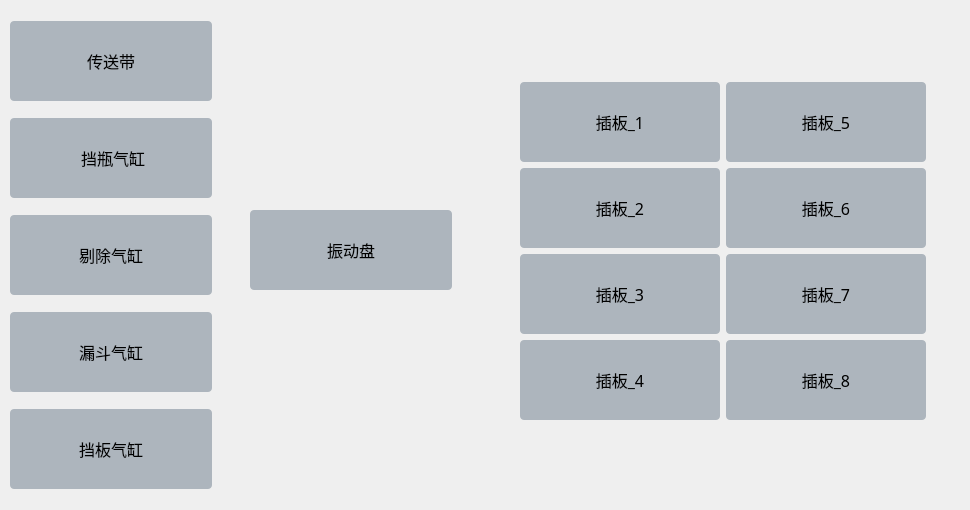
     <widget class="QWidget" name="tab">
      <attribute name="title">
       <string>手动控制</string>
      </attribute>
      <widget class="QWidget" name="layoutWidget">
       <property name="geometry">
        <rect>
         <x>10</x>
         <y>10</y>
         <width>202</width>
         <height>491</height>
        </rect>
       </property>
       <layout class="QVBoxLayout" name="verticalLayout">
        <item>
         <widget class="QPushButton" name="beltBtn">
          <property name="font">
           <font>
            <family>微软雅黑</family>
            <pointsize>12</pointsize>
           </font>
          </property>
          <property name="styleSheet">
           <string notr="true">QPushButton#beltBtn{
	min-width: 200px;
	min-height: 80px;
	background: #adb5bd;
	border-radius: 4px;
}

QPushButton#beltBtn:hover{	
	background-color: gray;
}

QPushButton#beltBtn::checked{	
	background-color: #4dabf7;
}
</string>
          </property>
          <property name="text">
           <string>传送带</string>
          </property>
          <property name="checkable">
           <bool>true</bool>
          </property>
         </widget>
        </item>
        <item>
         <widget class="QPushButton" name="blockBtn">
          <property name="font">
           <font>
            <family>微软雅黑</family>
            <pointsize>12</pointsize>
           </font>
          </property>
          <property name="styleSheet">
           <string notr="true">QPushButton#blockBtn{
	min-width: 200px;
	min-height: 80px;
	background: #adb5bd;
	border-radius: 4px;
}

QPushButton#blockBtn:hover{	
	background-color: gray;
}
QPushButton#blockBtn::checked{	
	background-color: #4dabf7;
}</string>
          </property>
          <property name="text">
           <string> 挡瓶气缸</string>
          </property>
          <property name="checkable">
           <bool>true</bool>
          </property>
         </widget>
        </item>
        <item>
         <widget class="QPushButton" name="removeBtn">
          <property name="font">
           <font>
            <family>微软雅黑</family>
            <pointsize>12</pointsize>
           </font>
          </property>
          <property name="styleSheet">
           <string notr="true">QPushButton#removeBtn{
	min-width: 200px;
	min-height: 80px;
	background: #adb5bd;
	border-radius: 4px;
}

QPushButton#removeBtn:hover{	
	background-color: gray;
}
QPushButton#removeBtn::checked{	
	background-color: #4dabf7;
}</string>
          </property>
          <property name="text">
           <string>剔除气缸</string>
          </property>
          <property name="checkable">
           <bool>true</bool>
          </property>
         </widget>
        </item>
        <item>
         <widget class="QPushButton" name="funnelBtn">
          <property name="font">
           <font>
            <family>微软雅黑</family>
            <pointsize>12</pointsize>
           </font>
          </property>
          <property name="styleSheet">
           <string notr="true">QPushButton#funnelBtn{
	min-width: 200px;
	min-height: 80px;
	background: #adb5bd;
	border-radius: 4px;
}

QPushButton#funnelBtn:hover{	
	background-color: gray;
}
QPushButton#funnelBtn::checked{	
	background-color: #4dabf7;
}</string>
          </property>
          <property name="text">
           <string>漏斗气缸</string>
          </property>
          <property name="checkable">
           <bool>true</bool>
          </property>
         </widget>
        </item>
        <item>
         <widget class="QPushButton" name="bufferBtn">
          <property name="font">
           <font>
            <family>微软雅黑</family>
            <pointsize>12</pointsize>
           </font>
          </property>
          <property name="styleSheet">
           <string notr="true">QPushButton#bufferBtn{
	min-width: 200px;
	min-height: 80px;
	background: #adb5bd;
	border-radius: 4px;
}

QPushButton#bufferBtn:hover{	
	background-color: gray;
}
QPushButton#bufferBtn::checked{	
	background-color: #4dabf7;
}</string>
          </property>
          <property name="text">
           <string>挡板气缸</string>
          </property>
          <property name="checkable">
           <bool>true</bool>
          </property>
         </widget>
        </item>
       </layout>
      </widget>
      <widget class="QWidget" name="layoutWidget">
       <property name="geometry">
        <rect>
         <x>480</x>
         <y>0</y>
         <width>481</width>
         <height>501</height>
        </rect>
       </property>
       <layout class="QFormLayout" name="formLayout">
        <property name="fieldGrowthPolicy">
         <enum>QFormLayout::FieldsStayAtSizeHint</enum>
        </property>
        <property name="labelAlignment">
         <set>Qt::AlignCenter</set>
        </property>
        <property name="formAlignment">
         <set>Qt::AlignCenter</set>
        </property>
        <item row="0" column="0">
         <widget class="QPushButton" name="bufferBtn_1">
          <property name="font">
           <font>
            <family>微软雅黑</family>
            <pointsize>12</pointsize>
           </font>
          </property>
          <property name="styleSheet">
           <string notr="true">QPushButton#bufferBtn_1{
	min-width: 200px;
	min-height: 80px;
	background: #adb5bd;
	border-radius: 4px;
}

QPushButton#bufferBtn_1:hover{	
	background-color: gray;
}
QPushButton#bufferBtn_1::checked{	
	background-color: #4dabf7;
}</string>
          </property>
          <property name="text">
           <string>插板_1</string>
          </property>
          <property name="checkable">
           <bool>true</bool>
          </property>
         </widget>
        </item>
        <item row="0" column="1">
         <widget class="QPushButton" name="bufferBtn_5">
          <property name="font">
           <font>
            <family>微软雅黑</family>
            <pointsize>12</pointsize>
           </font>
          </property>
          <property name="styleSheet">
           <string notr="true">QPushButton#bufferBtn_5{
	min-width: 200px;
	min-height: 80px;
	background: #adb5bd;
	border-radius: 4px;
}

QPushButton#bufferBtn_5:hover{	
	background-color: gray;
}
QPushButton#bufferBtn_5::checked{	
	background-color: #4dabf7;
}</string>
          </property>
          <property name="text">
           <string>插板_5</string>
          </property>
          <property name="checkable">
           <bool>true</bool>
          </property>
         </widget>
        </item>
        <item row="1" column="0">
         <widget class="QPushButton" name="bufferBtn_2">
          <property name="font">
           <font>
            <family>微软雅黑</family>
            <pointsize>12</pointsize>
           </font>
          </property>
          <property name="styleSheet">
           <string notr="true">QPushButton#bufferBtn_2{
	min-width: 200px;
	min-height: 80px;
	background: #adb5bd;
	border-radius: 4px;
}

QPushButton#bufferBtn_2:hover{	
	background-color: gray;
}
QPushButton#bufferBtn_2::checked{	
	background-color: #4dabf7;
}</string>
          </property>
          <property name="text">
           <string>插板_2</string>
          </property>
          <property name="checkable">
           <bool>true</bool>
          </property>
         </widget>
        </item>
        <item row="1" column="1">
         <widget class="QPushButton" name="bufferBtn_6">
          <property name="font">
           <font>
            <family>微软雅黑</family>
            <pointsize>12</pointsize>
           </font>
          </property>
          <property name="styleSheet">
           <string notr="true">QPushButton#bufferBtn_6{
	min-width: 200px;
	min-height: 80px;
	background: #adb5bd;
	border-radius: 4px;
}

QPushButton#bufferBtn_6:hover{	
	background-color: gray;
}
QPushButton#bufferBtn_6::checked{	
	background-color: #4dabf7;
}</string>
          </property>
          <property name="text">
           <string>插板_6</string>
          </property>
          <property name="checkable">
           <bool>true</bool>
          </property>
         </widget>
        </item>
        <item row="2" column="0">
         <widget class="QPushButton" name="bufferBtn_3">
          <property name="font">
           <font>
            <family>微软雅黑</family>
            <pointsize>12</pointsize>
           </font>
          </property>
          <property name="styleSheet">
           <string notr="true">QPushButton#bufferBtn_3{
	min-width: 200px;
	min-height: 80px;
	background: #adb5bd;
	border-radius: 4px;
}

QPushButton#bufferBtn_3:hover{	
	background-color: gray;
}
QPushButton#bufferBtn_3::checked{	
	background-color: #4dabf7;
}</string>
          </property>
          <property name="text">
           <string>插板_3</string>
          </property>
          <property name="checkable">
           <bool>true</bool>
          </property>
         </widget>
        </item>
        <item row="2" column="1">
         <widget class="QPushButton" name="bufferBtn_7">
          <property name="font">
           <font>
            <family>微软雅黑</family>
            <pointsize>12</pointsize>
           </font>
          </property>
          <property name="styleSheet">
           <string notr="true">QPushButton#bufferBtn_7{
	min-width: 200px;
	min-height: 80px;
	background: #adb5bd;
	border-radius: 4px;
}

QPushButton#bufferBtn_7:hover{	
	background-color: gray;
}
QPushButton#bufferBtn_7::checked{	
	background-color: #4dabf7;
}</string>
          </property>
          <property name="text">
           <string>插板_7</string>
          </property>
          <property name="checkable">
           <bool>true</bool>
          </property>
         </widget>
        </item>
        <item row="3" column="0">
         <widget class="QPushButton" name="bufferBtn_4">
          <property name="font">
           <font>
            <family>微软雅黑</family>
            <pointsize>12</pointsize>
           </font>
          </property>
          <property name="styleSheet">
           <string notr="true">QPushButton#bufferBtn_4{
	min-width: 200px;
	min-height: 80px;
	background: #adb5bd;
	border-radius: 4px;
}

QPushButton#bufferBtn_4:hover{	
	background-color: gray;
}
QPushButton#bufferBtn_4::checked{	
	background-color: #4dabf7;
}</string>
          </property>
          <property name="text">
           <string>插板_4</string>
          </property>
          <property name="checkable">
           <bool>true</bool>
          </property>
         </widget>
        </item>
        <item row="3" column="1">
         <widget class="QPushButton" name="bufferBtn_8">
          <property name="font">
           <font>
            <family>微软雅黑</family>
            <pointsize>12</pointsize>
           </font>
          </property>
          <property name="styleSheet">
           <string notr="true">QPushButton#bufferBtn_8{
	min-width: 200px;
	min-height: 80px;
	background: #adb5bd;
	border-radius: 4px;
}

QPushButton#bufferBtn_8:hover{	
	background-color: gray;
}
QPushButton#bufferBtn_8::checked{	
	background-color: #4dabf7;
}</string>
          </property>
          <property name="text">
           <string>插板_8</string>
          </property>
          <property name="checkable">
           <bool>true</bool>
          </property>
         </widget>
        </item>
       </layout>
      </widget>
      <widget class="QWidget" name="verticalLayoutWidget">
       <property name="geometry">
        <rect>
         <x>250</x>
         <y>0</y>
         <width>202</width>
         <height>501</height>
        </rect>
       </property>
       <layout class="QVBoxLayout" name="verticalLayout_3">
        <item>
         <widget class="QPushButton" name="shackerBtn">
          <property name="font">
           <font>
            <family>微软雅黑</family>
            <pointsize>12</pointsize>
           </font>
          </property>
          <property name="styleSheet">
           <string notr="true">QPushButton#shackerBtn{
	min-width: 200px;
	min-height: 80px;
	background: #adb5bd;
	border-radius: 4px;
}

QPushButton#shackerBtn:hover{	
	background-color: gray;
}
QPushButton#shackerBtn::checked{	
	background-color: #4dabf7;
}</string>
          </property>
          <property name="text">
           <string>振动盘</string>
          </property>
          <property name="checkable">
           <bool>true</bool>
          </property>
         </widget>
        </item>
       </layout>
      </widget>
     </widget>
